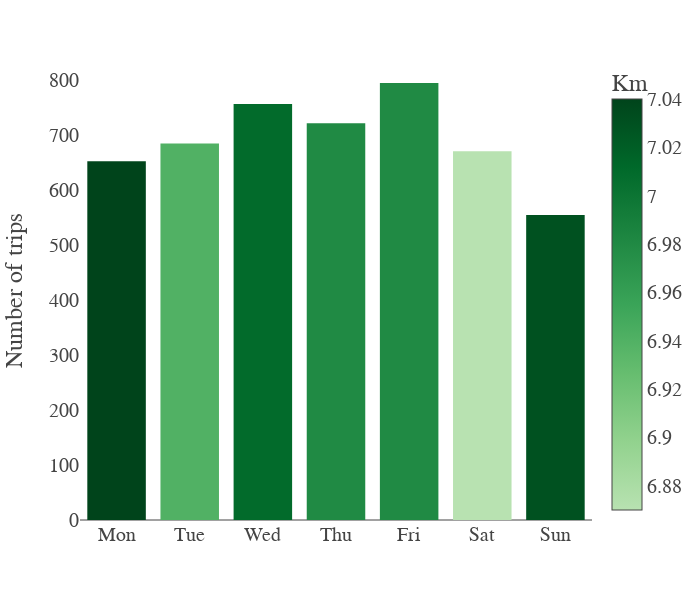

The code cell stored with this chart in its notebook:
### Code cell
custom_green_scale = generate_custom_colorscale(7, 'Greens', dark_start=True)

agg_trips_km = gm_processing\
    .groupby('Date')[['TripID','KmDriven']].agg({'TripID':'count','KmDriven':'sum'}).reset_index()
agg_trips_km['Weekday'] = pd.to_datetime(agg_trips_km['Date']).dt.day_name()
daily_trip_km = agg_trips_km.groupby('Weekday').agg({'TripID':'mean','KmDriven':'mean'}).reset_index()
daily_trip_km['KmDriven'] = np.round(daily_trip_km['KmDriven']/daily_trip_km['TripID'],decimals=2)
daily_trip_km['TripID'] = np.round(daily_trip_km['TripID'],decimals=0).astype(int)
daily_trip_km.rename(columns={'TripID':'AvgDemand','KmDriven':'AvgDistance'},inplace=True)

orderlist = ['Monday', 'Tuesday', 'Wednesday', 'Thursday', 'Friday', 'Saturday', 'Sunday']

fig = px.bar(daily_trip_km, x='Weekday', y='AvgDemand',category_orders={'Weekday':orderlist},color='AvgDistance',
             color_continuous_scale=custom_green_scale,
             labels={'AvgDistance': 'Km', 'AvgDemand': 'Number of trips'})

fig.update_layout(width=700,height=600, template=None, font=dict(family='Aptos',size=20))
fig.update_traces()
fig.update_yaxes(showgrid=False)
fig.update_xaxes(
    ticktext=['Mon', 'Tue', 'Wed', 'Thu', 'Fri', 'Sat', 'Sun'],
    tickvals=[0, 1, 2, 3, 4, 5, 6], showgrid=False, title=None
)

fig.show()

### Figure 1 — Plotly figure (JSON) as saved in the notebook; plotly's stock layout.template omitted (floating-point values rounded to 4 significant figures)
{"data": [{"alignmentgroup": "True", "hovertemplate": "Weekday=%{x}<br>Number of trips=%{y}<br>Km=%{marker.color}<extra></extra>", "legendgroup": "", "marker": {"color": [6.98, 7.04, 6.87, 7.03, 6.98, 6.94, 7.01], "coloraxis": "coloraxis", "pattern": {"shape": ""}}, "name": "", "offsetgroup": "", "orientation": "v", "showlegend": false, "textposition": "auto", "type": "bar", "x": ["Friday", "Monday", "Saturday", "Sunday", "Thursday", "Tuesday", "Wednesday"], "xaxis": "x", "y": [794, 652, 670, 554, 721, 684, 756], "yaxis": "y"}], "layout": {"barmode": "relative", "coloraxis": {"colorbar": {"title": {"text": "Km"}}, "colorscale": [[0, "rgb(184,226,177)"], [0.1667, "rgb(146,210,142)"], [0.3333, "rgb(102,189,111)"], [0.5, "rgb(58,164,88)"], [0.6667, "rgb(29,134,65)"], [0.8333, "rgb(0,105,42)"], [1, "rgb(0,68,27)"]]}, "font": {"family": "Aptos", "size": 20}, "height": 600, "legend": {"tracegroupgap": 0}, "margin": {"t": 60}, "width": 700, "xaxis": {"anchor": "y", "categoryarray": ["Monday", "Tuesday", "Wednesday", "Thursday", "Friday", "Saturday", "Sunday"], "categoryorder": "array", "domain": [0, 1], "showgrid": false, "ticktext": ["Mon", "Tue", "Wed", "Thu", "Fri", "Sat", "Sun"], "tickvals": [0, 1, 2, 3, 4, 5, 6], "title": {}}, "yaxis": {"anchor": "x", "domain": [0, 1], "showgrid": false, "title": {"text": "Number of trips"}}}}
